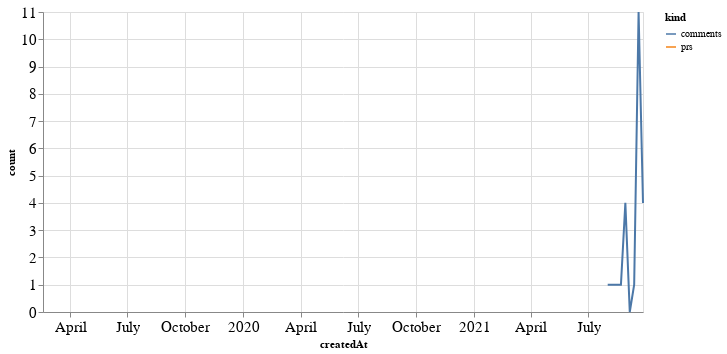

The cell this chart's notebook holds for it:
### Code cell
alt.Chart(total_time, width=600).mark_line().encode(
    x='createdAt',
    y='count',
    color='kind'
)

### Figure 1 — Vega-Lite specification as saved in the notebook (floating-point values rounded to 4 significant figures)
{"config": {"axisLeft": {"labelFontSize": 15}, "axisBottom": {"labelFontSize": 15}}, "data": {"name": "data-e1021e00fc62d6347220ef36d9ab07e6"}, "mark": "line", "encoding": {"color": {"type": "nominal", "field": "kind"}, "x": {"type": "temporal", "field": "createdAt"}, "y": {"type": "quantitative", "field": "count"}}, "width": 600, "$schema": "https://vega.github.io/schema/vega-lite/v4.8.1.json", "datasets": {"data-e1021e00fc62d6347220ef36d9ab07e6": [{"createdAt": "2019-02-17T00:00:00", "kind": "prs", "count": 1.0}, {"createdAt": "2021-08-01T00:00:00", "kind": "prs", "count": null}, {"createdAt": "2021-08-08T00:00:00", "kind": "prs", "count": null}, {"createdAt": "2021-08-15T00:00:00", "kind": "prs", "count": null}, {"createdAt": "2021-08-22T00:00:00", "kind": "prs", "count": null}, {"createdAt": "2021-08-29T00:00:00", "kind": "prs", "count": null}, {"createdAt": "2021-09-05T00:00:00", "kind": "prs", "count": null}, {"createdAt": "2021-09-12T00:00:00", "kind": "prs", "count": null}, {"createdAt": "2021-09-19T00:00:00", "kind": "prs", "count": null}, {"createdAt": "2021-09-26T00:00:00", "kind": "prs", "count": null}, {"createdAt": "2019-02-17T00:00:00", "kind": "comments", "count": null}, {"createdAt": "2021-08-01T00:00:00", "kind": "comments", "count": 1.0}, {"createdAt": "2021-08-08T00:00:00", "kind": "comments", "count": 1.0}, {"createdAt": "2021-08-15T00:00:00", "kind": "comments", "count": 1.0}, {"createdAt": "2021-08-22T00:00:00", "kind": "comments", "count": 1.0}, {"createdAt": "2021-08-29T00:00:00", "kind": "comments", "count": 4.0}, {"createdAt": "2021-09-05T00:00:00", "kind": "comments", "count": 0.0}, {"createdAt": "2021-09-12T00:00:00", "kind": "comments", "count": 1.0}, {"createdAt": "2021-09-19T00:00:00", "kind": "comments", "count": 11.0}, {"createdAt": "2021-09-26T00:00:00", "kind": "comments", "count": 4.0}]}}
